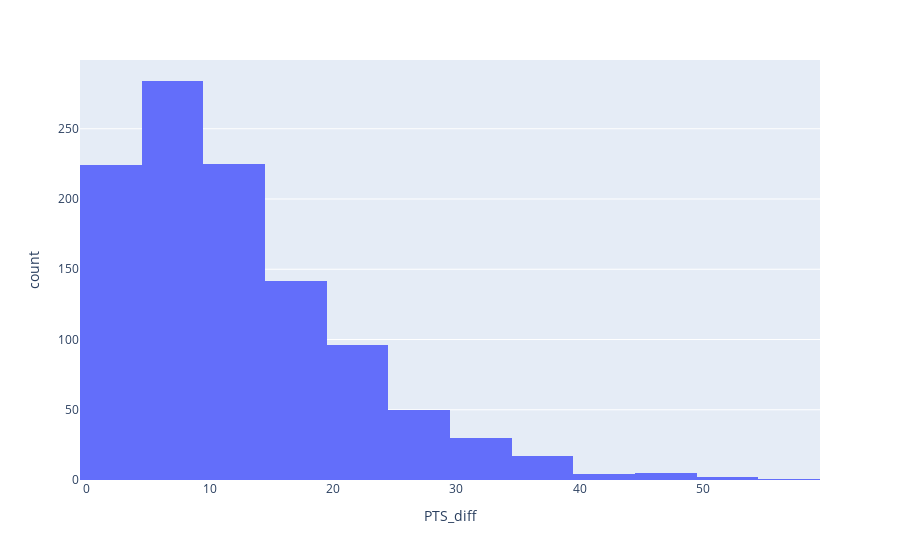

Notebook cell for this chart:
### Code cell
px.histogram(winners, x='PTS_diff', nbins=20)

### Figure 1 — Plotly figure (JSON) as saved in the notebook; plotly's stock layout.template omitted (floating-point values rounded to 4 significant figures; data arrays with more than 128 entries replaced by an {"elided": "..."} marker saying what was removed)
{"data": [{"alignmentgroup": "True", "bingroup": "x", "hovertemplate": "PTS_diff=%{x}<br>count=%{y}<extra></extra>", "legendgroup": "", "marker": {"color": "#636efa", "pattern": {"shape": ""}}, "name": "", "nbinsx": 20, "offsetgroup": "", "orientation": "v", "showlegend": false, "type": "histogram", "x": {"elided": "1080 int values"}, "xaxis": "x", "yaxis": "y"}], "layout": {"autosize": true, "barmode": "relative", "legend": {"tracegroupgap": 0}, "margin": {"t": 60}, "xaxis": {"anchor": "y", "autorange": true, "domain": [0, 1], "range": [-0.5, 59.5], "title": {"text": "PTS_diff"}, "type": "linear"}, "yaxis": {"anchor": "x", "autorange": true, "domain": [0, 1], "range": [0, 298.9], "title": {"text": "count"}}}}
